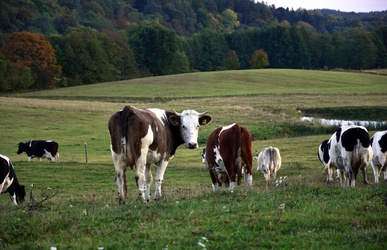
#> input picture Recursos/Prueba1.jpg, 387 x 250 px, shrunk from 865 x 559 before the run
$ python test_cifrado.py
#> lines starting #> are read from the running program, lines starting #| are printed output that depends on the picture
### Logica/Cifrado_imagen.py
import numpy as np
import cv2
from scipy.fftpack import dct, idct, fft, ifft
from PIL import Image

def transformacion_arnold(imagen, a, k, inversa=False):
    """
    Transformación de Arnold (Cat Map)

    Args:
        imagen: numpy array
        a: parámetro de Arnold
        k: número de iteraciones
        inversa: True para descifrado
    """
    n, m = imagen.shape
    resultado = imagen.copy()

    es_cuadrada = (n == m)

    if inversa:
        for _ in range(k):
            temp = np.zeros_like(resultado)
            if es_cuadrada:
                for x in range(n):
                    for y in range(m):
                        x_new = ((a + 1) * x - y) % n
                        y_new = (-a * x + y) % m
                        temp[x_new, y_new] = resultado[x, y]
            else:
                for x in range(n):
                    for y in range(m):
                        x_new = (y - a * x) % n
                        y_new = x % m
                        temp[x_new, y_new] = resultado[x, y]
            resultado = temp
    else:
        for _ in range(k):
            temp = np.zeros_like(resultado)
            if es_cuadrada:
                for x in range(n):
                    for y in range(m):
                        x_new = (x + y) % n
                        y_new = (a * x + (a + 1) * y) % m
                        temp[x_new, y_new] = resultado[x, y]
            else:
                for x in range(n):
                    for y in range(m):
                        x_new = y % n
                        y_new = (x + a * y) % m
                        temp[x_new, y_new] = resultado[x, y]
            resultado = temp

    return resultado


def frdct_2d(imagen, alpha):
    """
    Fractional DCT 2D

    Args:
        imagen: numpy array
        alpha: orden fraccional (0.0 - 2.0)
    """
    # DCT estándar
    dct_result = dct(dct(imagen.T, norm='ortho').T, norm='ortho')

    # Modulación fraccional
    if abs(alpha) > 1e-6:
        N, M = imagen.shape
        u_vals = np.arange(N).reshape(-1, 1)
        v_vals = np.arange(M).reshape(1, -1)

        phase_u = alpha * u_vals / (2 * N)
        phase_v = alpha * v_vals / (2 * M)
        modulation = np.exp(-1j * np.pi * (phase_u + phase_v))

        dct_result = np.real(dct_result * modulation)

    return dct_result


def frdct_inversa_2d(matriz, alpha):
    """Inversa de FrDCT 2D"""
    matriz_proc = matriz.copy()

    # Demodulación
    if abs(alpha) > 1e-6:
        N, M = matriz.shape
        u_vals = np.arange(N).reshape(-1, 1)
        v_vals = np.arange(M).reshape(1, -1)

        phase_u = alpha * u_vals / (2 * N)
        phase_v = alpha * v_vals / (2 * M)
        modulation_inv = np.exp(1j * np.pi * (phase_u + phase_v))

        matriz_proc = np.real(matriz_proc * modulation_inv)

    # IDCT estándar
    resultado = idct(idct(matriz_proc.T, norm='ortho').T, norm='ortho')

    return resultado


def dost_2d(imagen):
    """
    Discrete Orthonormal Stockwell Transform 2D
    Basada en la transformada de Stockwell con normalización ortogonal

    Args:
        imagen: numpy array 2D

    Returns:
        Matriz DOST 2D (compleja)
    """
    N, M = imagen.shape

    # FFT 2D
    fft_imagen = np.fft.fft2(imagen)

    # Stockwell Transform simplificada
    # Crear ventana Gaussiana en frecuencia
    u = np.fft.fftfreq(N).reshape(-1, 1)
    v = np.fft.fftfreq(M).reshape(1, -1)

    # Evitar división por cero
    sigma_u = np.where(np.abs(u) > 1e-10, 1 / (2 * np.pi * np.abs(u)), 1.0)
    sigma_v = np.where(np.abs(v) > 1e-10, 1 / (2 * np.pi * np.abs(v)), 1.0)

    # Ventana Gaussiana 2D
    ventana = np.exp(-2 * np.pi**2 * ((u**2 * sigma_u**2) + (v**2 * sigma_v**2)))

    # Aplicar ventana en dominio de frecuencia
    dost_result = fft_imagen * ventana

    # Normalización ortogonal
    dost_result = dost_result / np.sqrt(N * M)

    return dost_result


def dost_inversa_2d(matriz_dost):
    """
    Inversa de DOST 2D

    Args:
        matriz_dost: matriz compleja DOST

    Returns:
        Imagen reconstruida (real)
    """
    N, M = matriz_dost.shape

    # Desnormalizar
    matriz_proc = matriz_dost * np.sqrt(N * M)

    # Crear ventana inversa
    u = np.fft.fftfreq(N).reshape(-1, 1)
    v = np.fft.fftfreq(M).reshape(1, -1)

    sigma_u = np.where(np.abs(u) > 1e-10, 1 / (2 * np.pi * np.abs(u)), 1.0)
    sigma_v = np.where(np.abs(v) > 1e-10, 1 / (2 * np.pi * np.abs(v)), 1.0)

    ventana = np.exp(-2 * np.pi**2 * ((u**2 * sigma_u**2) + (v**2 * sigma_v**2)))

    # Evitar división por cero en la ventana
    ventana_inv = np.where(np.abs(ventana) > 1e-10, 1 / ventana, 1.0)

    # Remover ventana
    fft_recuperado = matriz_proc * ventana_inv

    # IFFT 2D
    imagen_recuperada = np.fft.ifft2(fft_recuperado)

    return np.real(imagen_recuperada)


# [18 lines left out: function comprimir_dct, not called in this run]


def cifrar_imagen_arnold_frdct(imagen_pil, a=2, k=5, alpha=0.5, porcentaje_compresion=2.0):
    """
    Cifrado completo: FrDCT + DOST + Arnold (mantiene RGB)

    Args:
        imagen_pil: PIL Image o numpy array
        a: parámetro Arnold
        k: iteraciones Arnold
        alpha: orden fraccional FrDCT
        porcentaje_compresion: % de coefs DCT a eliminar (ya no se usa, mantenido por compatibilidad)

    Returns:
        dict con resultados del cifrado
    """
    # Convertir a numpy manteniendo RGB
    if isinstance(imagen_pil, Image.Image):
        imagen_original = np.array(imagen_pil.convert('RGB'))
    else:
        imagen_original = imagen_pil
        if len(imagen_original.shape) == 2:
            # Si es escala de grises, convertir a RGB
            imagen_original = np.stack([imagen_original] * 3, axis=-1)

    print(f"\n=== PROCESO DE CIFRADO ===")
    print(f"Transformadas: FrDCT → DOST → Arnold")
    print(f"Parámetros: a={a}, k={k}, α={alpha}")
    print(f"Canales: RGB (3 canales)")

    # Procesar cada canal RGB por separado
    matrices_dost = []
    matrices_frdct = []
    imagenes_arnold = []

    for canal_idx in range(3):
        canal = imagen_original[:, :, canal_idx]

        # PASO 1: FrDCT
        imagen_norm = canal.astype(np.float64) / 255.0
        matriz_frdct = frdct_2d(imagen_norm, alpha)
        matrices_frdct.append(matriz_frdct)

        # PASO 2: DOST
        matriz_dost = dost_2d(matriz_frdct)
        matrices_dost.append(matriz_dost)

        # PASO 3: Arnold Transform
        magnitud_dost = np.abs(matriz_dost)
        magnitud_norm = (magnitud_dost - magnitud_dost.min())
        if magnitud_norm.max() > 0:
            magnitud_norm = (magnitud_norm / magnitud_norm.max() * 255).astype(np.uint8)
        else:
            magnitud_norm = magnitud_norm.astype(np.uint8)

        imagen_arnold = transformacion_arnold(magnitud_norm, a, k, inversa=False)
        imagenes_arnold.append(imagen_arnold)

    print(f"\n✓ FrDCT completado (3 canales)")
    print(f"✓ DOST completado (3 canales)")
    print(f"✓ Arnold completado ({k} iteraciones, 3 canales)")

    # Combinar canales Arnold para visualización
    imagen_arnold_rgb = np.stack(imagenes_arnold, axis=-1)

    print("\n✓ CIFRADO COMPLETADO")

    return {
        'original': imagen_original,
        'frdct': matrices_frdct,
        'dost': matrices_dost,
        'arnold': imagen_arnold_rgb,
        'matriz_frdct': matrices_dost,  # Lista de matrices DOST (una por canal)
        'cifrada_visual': imagen_arnold_rgb,
        'coef_eliminados': 0.0,
        'parametros': {'a': a, 'k': k, 'alpha': alpha}
    }


def descifrar_imagen_arnold_frdct(matrices_cifradas, a, k, alpha):
    """
    Descifrado completo: Arnold⁻¹ → DOST⁻¹ → FrDCT⁻¹ (mantiene RGB)

    Args:
        matrices_cifradas: lista de matrices cifradas DOST (una por canal RGB)
        a, k, alpha: parámetros de cifrado

    Returns:
        imagen descifrada RGB (numpy array)
    """
    print(f"\n=== PROCESO DE DESCIFRADO ===")
    print(f"Transformadas: Arnold⁻¹ → DOST⁻¹ → FrDCT⁻¹")
    print(f"Parámetros: a={a}, k={k}, α={alpha}")
    print(f"Canales: RGB (3 canales)")

    # Verificar si es lista de matrices o matriz única (compatibilidad)
    if not isinstance(matrices_cifradas, list):
        # Si es una sola matriz, procesarla en escala de grises
        matriz_dost = matrices_cifradas
        matrices_dost = [matriz_dost]
        modo_gris = True
    else:
        matrices_dost = matrices_cifradas
        modo_gris = False

    canales_descifrados = []

    for canal_idx, matriz_dost in enumerate(matrices_dost):
        # PASO 1: Arnold inverso no se aplica aquí
        # (Arnold se aplicó sobre magnitud, pero DOST está intacto)

        # PASO 2: DOST inversa
        matriz_frdct = dost_inversa_2d(matriz_dost)

        # PASO 3: FrDCT inversa
        imagen_desc_norm = frdct_inversa_2d(matriz_frdct, alpha)

        # Desnormalizar
        canal_descifrado = np.clip(imagen_desc_norm * 255.0, 0, 255).astype(np.uint8)
        canales_descifrados.append(canal_descifrado)

    print(f"\n✓ Arnold inverso completado ({k} iteraciones, {len(matrices_dost)} canales)")
    print(f"✓ DOST inversa completado ({len(matrices_dost)} canales)")
    print(f"✓ FrDCT inversa completado ({len(matrices_dost)} canales)")

    # Combinar canales
    if modo_gris and len(canales_descifrados) == 1:
        imagen_descifrada = canales_descifrados[0]
    else:
        imagen_descifrada = np.stack(canales_descifrados, axis=-1)

    print("\n✓ DESCIFRADO COMPLETADO")

    return imagen_descifrada


# Funciones wrapper para Streamlit
# [10 lines left out: functions cifrar_frdct, descifrar_frdct, not called in this run]


# [24 lines that do not run on import are left out]

### test_cifrado.py
"""
Test rápido para probar el cifrado de imágenes
"""

import numpy as np
from PIL import Image
import matplotlib.pyplot as plt
from Logica.Cifrado_imagen import cifrar_imagen_arnold_frdct, descifrar_imagen_arnold_frdct

def test_cifrado_rapido():
    """Test rápido del sistema de cifrado Arnold + FrDCT"""

    print("="*60)
    print("TEST DE CIFRADO DE IMÁGENES")
    print("="*60)

    # Cargar imagen de prueba
    ruta_imagen = "Recursos/Prueba1.jpg"
    print(f"\n1. Cargando imagen: {ruta_imagen}")

    try:
        imagen = Image.open(ruta_imagen)
#> imagen is the input picture: PIL image 387x250 RGB; mean R, G, B 76.3, 83.4, 61.5
        print(f"   ✓ Imagen cargada: {imagen.size} - Modo: {imagen.mode}")
#|    ✓ Imagen cargada: (387, 250) - Modo: RGB
    except Exception as e:
        print(f"   ✗ Error al cargar imagen: {e}")
        return

    # Parámetros de cifrado
    a = 2
    k = 5
    alpha = 0.5

    print(f"\n2. Parámetros de cifrado:")
    print(f"   - a (Arnold): {a}")
    print(f"   - k (iteraciones Arnold): {k}")
    print(f"   - α (FrDCT): {alpha}")
    print(f"\n   Secuencia Cifrado: FrDCT → DOST → Arnold")
    print(f"   Secuencia Descifrado: Arnold⁻¹ → DOST⁻¹ → FrDCT⁻¹")

    # Cifrar imagen
    print(f"\n3. Cifrando imagen...")
    try:
        resultado = cifrar_imagen_arnold_frdct(imagen, a, k, alpha)
#> the loop in cifrar_imagen_arnold_frdct, `for canal_idx in range(3):` made 3 passes
#> pass 1, in cifrar_imagen_arnold_frdct, `canal = imagen_original[:, :, canal_idx]`:
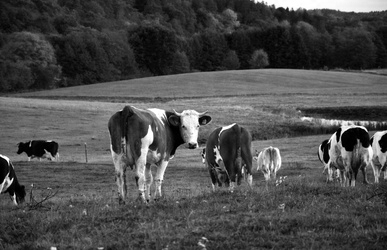
#> canal: shape (250, 387); min 0, max 255, mean 76.3
#> after the loop in cifrar_imagen_arnold_frdct, `for canal_idx in range(3):`:
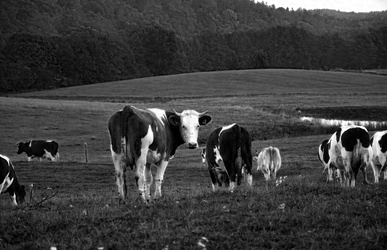
#> imagen_norm: shape (250, 387) float64; min 0, max 1, mean 0.241
#> after the loop in cifrar_imagen_arnold_frdct, `for canal_idx in range(3):`:
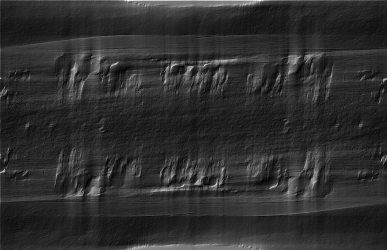
#> magnitud_norm: shape (250, 387); min 0, max 255, mean 46.9
#> after the loop in cifrar_imagen_arnold_frdct, `for canal_idx in range(3):`: imagenes_arnold = 3 items
#> in cifrar_imagen_arnold_frdct, `imagen_arnold_rgb = np.stack(imagenes_arnold, axis=-1)`:
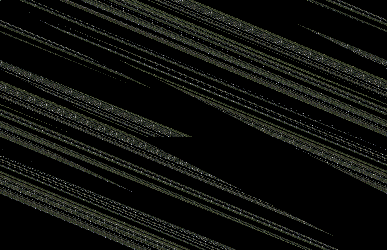
#> imagen_arnold_rgb: shape (250, 387, 3); mean of channels 0, 1, 2 15.8, 17.1, 13.9; drawn as R, G, B
#> resultado = 8 items
        print(f"   ✓ Cifrado completado")
        if resultado['coef_eliminados'] > 0:
            print(f"   - Coeficientes eliminados: {resultado['coef_eliminados']:.2f}%")
    except Exception as e:
        print(f"   ✗ Error durante cifrado: {e}")
        import traceback
        traceback.print_exc()
        return

    # Descifrar imagen
    print(f"\n4. Descifrando imagen...")
    try:
        img_descifrada = descifrar_imagen_arnold_frdct(
            resultado['matriz_frdct'],
            a, k, alpha
        )
#> in descifrar_imagen_arnold_frdct, `matrices_dost = matrices_cifradas`: matrices_dost = 3 items
#> the loop in descifrar_imagen_arnold_frdct, `for canal_idx, matriz_dost in enumerate(matrices_dost):` made 3 passes
#> pass 1, in dost_inversa_2d, `ventana = np.exp(-2 * np.pi**2 * ((u**2 * sigma_u**2) + (v**2 * sigma_..`:
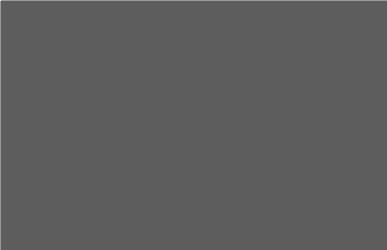
#> ventana: shape (250, 387) float64; min 0.368, max 1, mean 0.369
#> pass 1, in dost_inversa_2d, `ventana_inv = np.where(np.abs(ventana) > 1e-10, 1 / ventana, 1.0)`:
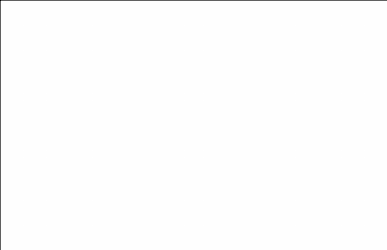
#> ventana_inv: shape (250, 387) float64; min 1, max 2.72, mean 2.71; drawn with min black and max white
#| ✓ Arnold inverso completado (5 iteraciones, 3 canales)
#| ✓ DOST inversa completado (3 canales)
#| ✓ FrDCT inversa completado (3 canales)
        print(f"   ✓ Descifrado completado")
    except Exception as e:
        print(f"   ✗ Error durante descifrado: {e}")
        import traceback
        traceback.print_exc()
        return

    # Calcular métricas de calidad
    print(f"\n5. Calculando métricas de calidad...")
    original_array = resultado['original']
    descifrada_array = np.array(img_descifrada)

    mse = np.mean((original_array.astype(float) - descifrada_array.astype(float)) ** 2)
#> mse = 19.7

    if mse > 0:
        psnr = 10 * np.log10(255**2 / mse)
#> psnr = 35.19
    else:
        psnr = float('inf')

    print(f"   - MSE: {mse:.4f}")
#|    - MSE: 19.7036
    print(f"   - PSNR: {psnr:.2f} dB")
#|    - PSNR: 35.19 dB

    # Evaluación
    print(f"\n6. Evaluación:")
    if psnr > 30:
        print(f"   ✓ Excelente calidad de recuperación (PSNR > 30 dB)")
    elif psnr > 20:
        print(f"   ✓ Buena calidad de recuperación (PSNR > 20 dB)")
    else:
        print(f"   ⚠ Calidad de recuperación baja (PSNR < 20 dB)")

    # Visualización
    print(f"\n7. Generando visualización...")
    try:
        fig, axes = plt.subplots(2, 3, figsize=(15, 10))
        fig.suptitle('Test de Cifrado FrDCT → DOST → Arnold', fontsize=16, fontweight='bold')

        # Fila 1: Proceso de cifrado
        axes[0, 0].imshow(resultado['original'])
        axes[0, 0].set_title('Original')
        axes[0, 0].axis('off')

        # Visualizar FrDCT (primer canal como ejemplo)
        frdct_visual = np.abs(resultado['frdct'][0])
        axes[0, 1].imshow(frdct_visual, cmap='viridis')
        axes[0, 1].set_title(f'FrDCT (α={alpha})')
        axes[0, 1].axis('off')

        axes[0, 2].imshow(resultado['cifrada_visual'])
        axes[0, 2].set_title('Cifrada (Arnold)')
        axes[0, 2].axis('off')

        # Fila 2: Comparación original vs descifrada
        axes[1, 0].imshow(resultado['original'])
        axes[1, 0].set_title('Original')
        axes[1, 0].axis('off')

        axes[1, 1].imshow(img_descifrada)
        axes[1, 1].set_title('Descifrada')
        axes[1, 1].axis('off')

        # Diferencia
        if len(original_array.shape) == 3 and len(descifrada_array.shape) == 3:
            diferencia = np.abs(original_array.astype(float) - descifrada_array.astype(float))
            # Mostrar diferencia como promedio de canales
            diferencia_visual = diferencia.mean(axis=2)
        else:
            diferencia = np.abs(original_array.astype(float) - descifrada_array.astype(float))
            diferencia_visual = diferencia
        axes[1, 2].imshow(diferencia_visual.astype(np.uint8), cmap='hot')
        axes[1, 2].set_title(f'Diferencia\nMSE: {mse:.2f}')
        axes[1, 2].axis('off')

        plt.tight_layout()

        # Guardar visualización
        output_file = 'test_cifrado_resultado.png'
        plt.savefig(output_file, dpi=150, bbox_inches='tight')
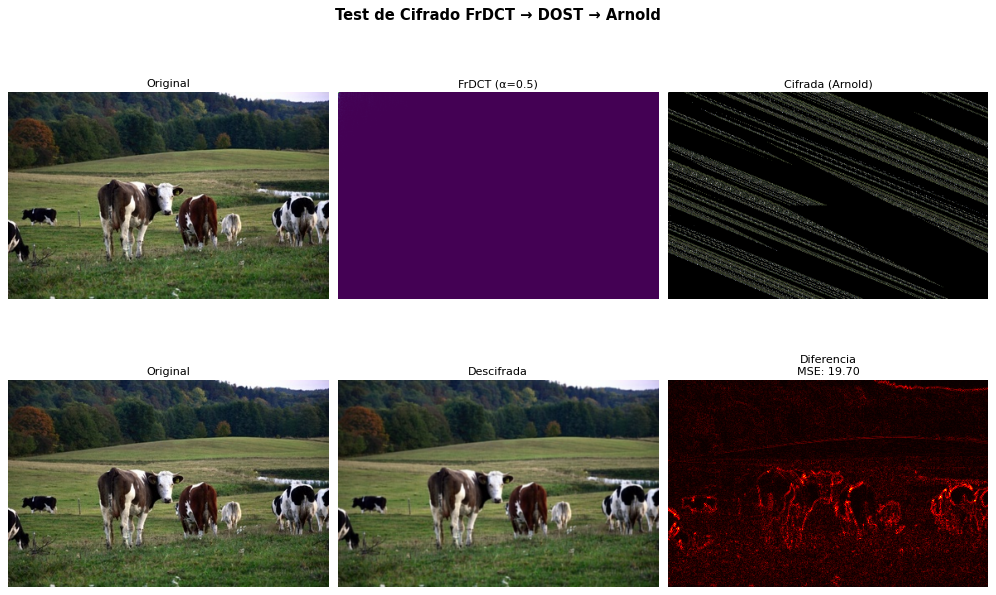
#> figure drawn by matplotlib, 6 panels
        print(f"   ✓ Visualización guardada: {output_file}")

        plt.show()

    except Exception as e:
        print(f"   ⚠ No se pudo generar visualización: {e}")

    print("\n" + "="*60)
    print("TEST COMPLETADO")
    print("="*60)


if __name__ == "__main__":
    test_cifrado_rapido()

$ run again, with Recursos/Prueba2.jpg copied over Recursos/Prueba1.jpg
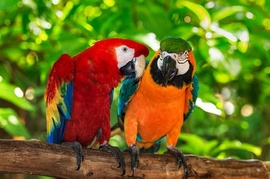
#> input picture Recursos/Prueba2.jpg, 270 x 179 px, shrunk from 604 x 399 before the run
#> in test_cifrado_rapido, imagen is the input picture: PIL image 270x179 RGB; mean R, G, B 111.8, 110.4, 32.7
#|    ✓ Imagen cargada: (270, 179) - Modo: RGB
#> after the loop in cifrar_imagen_arnold_frdct, `for canal_idx in range(3):`:
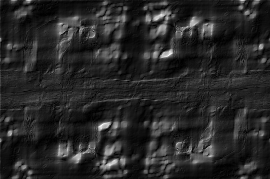
#> magnitud_norm: shape (179, 270); min 0, max 255, mean 40
#> after the loop in cifrar_imagen_arnold_frdct, `for canal_idx in range(3):`: imagenes_arnold = 3 items
#> resultado = 8 items
#> in descifrar_imagen_arnold_frdct, `matrices_dost = matrices_cifradas`: matrices_dost = 3 items
#> the loop in descifrar_imagen_arnold_frdct, `for canal_idx, matriz_dost in enumerate(matrices_dost):` made 3 passes
#| ✓ Arnold inverso completado (5 iteraciones, 3 canales)
#| ✓ DOST inversa completado (3 canales)
#| ✓ FrDCT inversa completado (3 canales)
#> mse = 14.74
#> psnr = 36.44
#|    - MSE: 14.7433
#|    - PSNR: 36.44 dB
#> in test_cifrado_rapido, `diferencia = np.abs(original_array.astype(float) - descifrada_array.as..`:
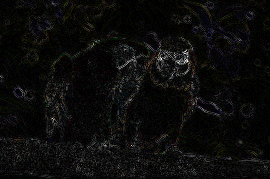
#> diferencia: shape (179, 270, 3) float64; mean R, G, B 2.4, 2.3, 2.2; drawn with min black and max white

$ run again, with Recursos/Prueba3.jpg copied over Recursos/Prueba1.jpg
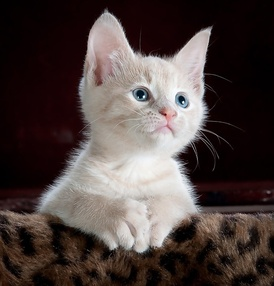
#> input picture Recursos/Prueba3.jpg, 274 x 286 px, shrunk from 612 x 640 before the run
#> in test_cifrado_rapido, imagen is the input picture: PIL image 274x286 RGB; mean R, G, B 78.3, 66.8, 64.2
#|    ✓ Imagen cargada: (274, 286) - Modo: RGB
#> after the loop in cifrar_imagen_arnold_frdct, `for canal_idx in range(3):`:
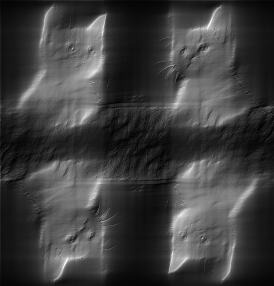
#> magnitud_norm: shape (286, 274); min 0, max 255, mean 62.1
#> after the loop in cifrar_imagen_arnold_frdct, `for canal_idx in range(3):`: imagenes_arnold = 3 items
#> resultado = 8 items
#> in descifrar_imagen_arnold_frdct, `matrices_dost = matrices_cifradas`: matrices_dost = 3 items
#> the loop in descifrar_imagen_arnold_frdct, `for canal_idx, matriz_dost in enumerate(matrices_dost):` made 3 passes
#| ✓ Arnold inverso completado (5 iteraciones, 3 canales)
#| ✓ DOST inversa completado (3 canales)
#| ✓ FrDCT inversa completado (3 canales)
#> mse = 12.39
#> psnr = 37.2
#|    - MSE: 12.3909
#|    - PSNR: 37.20 dB
#> in test_cifrado_rapido, `diferencia = np.abs(original_array.astype(float) - descifrada_array.as..`:
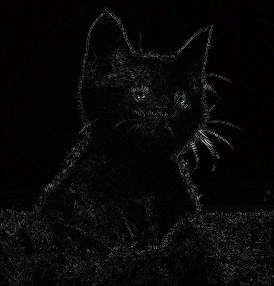
#> diferencia: shape (286, 274, 3) float64; mean R, G, B 1.9, 1.8, 1.8; drawn with min black and max white

$ run again, with Recursos/Prueba4.jpg copied over Recursos/Prueba1.jpg
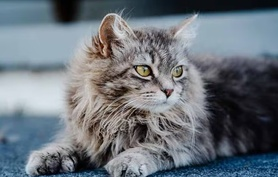
#> input picture Recursos/Prueba4.jpg, 278 x 177 px, shrunk from 622 x 395 before the run
#> in test_cifrado_rapido, imagen is the input picture: PIL image 278x177 RGB; mean R, G, B 106.6, 114.2, 122
#|    ✓ Imagen cargada: (278, 177) - Modo: RGB
#> after the loop in cifrar_imagen_arnold_frdct, `for canal_idx in range(3):`: imagenes_arnold = 3 items
#> resultado = 8 items
#> in descifrar_imagen_arnold_frdct, `matrices_dost = matrices_cifradas`: matrices_dost = 3 items
#> the loop in descifrar_imagen_arnold_frdct, `for canal_idx, matriz_dost in enumerate(matrices_dost):` made 3 passes
#| ✓ Arnold inverso completado (5 iteraciones, 3 canales)
#| ✓ DOST inversa completado (3 canales)
#| ✓ FrDCT inversa completado (3 canales)
#> mse = 23.61
#> psnr = 34.4
#|    - MSE: 23.6066
#|    - PSNR: 34.40 dB
#> in test_cifrado_rapido, `diferencia = np.abs(original_array.astype(float) - descifrada_array.as..`:
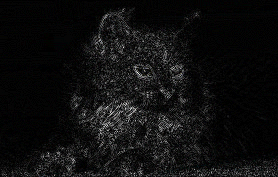
#> diferencia: shape (177, 278, 3) float64; mean R, G, B 2.7, 2.7, 2.7; drawn with min black and max white
